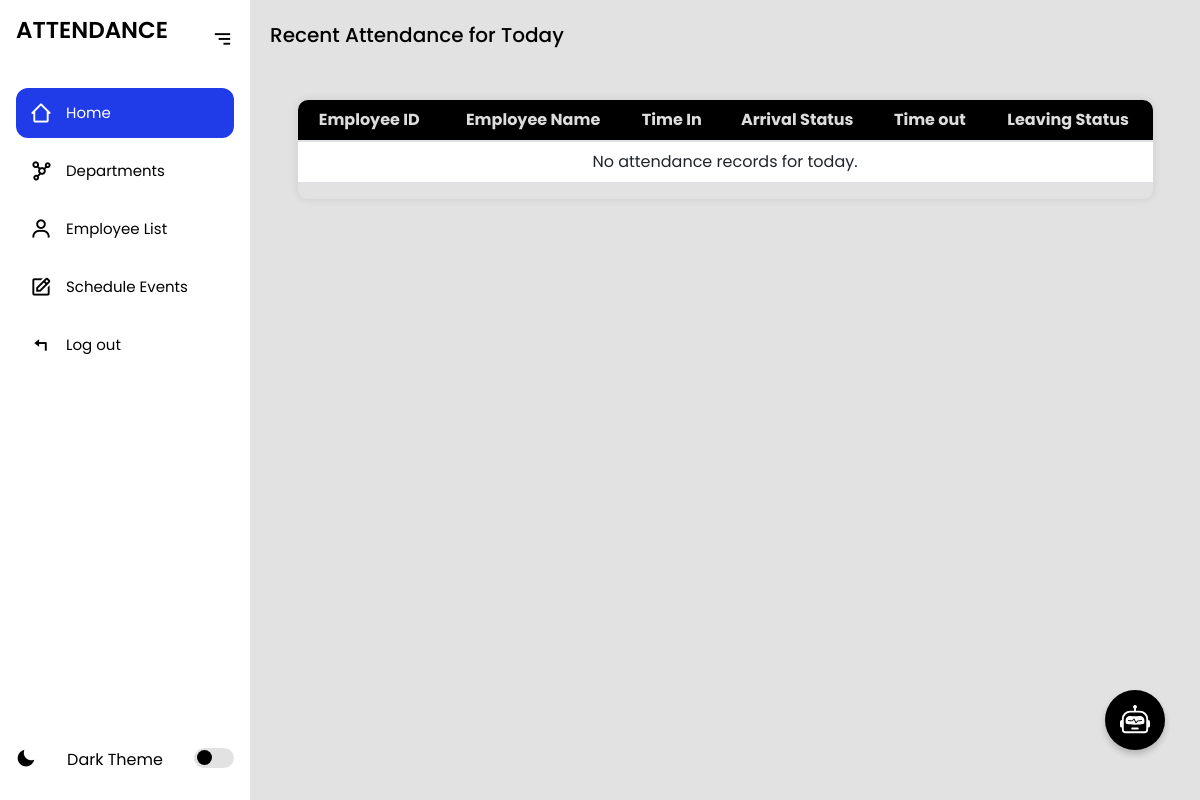
Page /admin_dashboard/ (signed in) on the earlier database version.
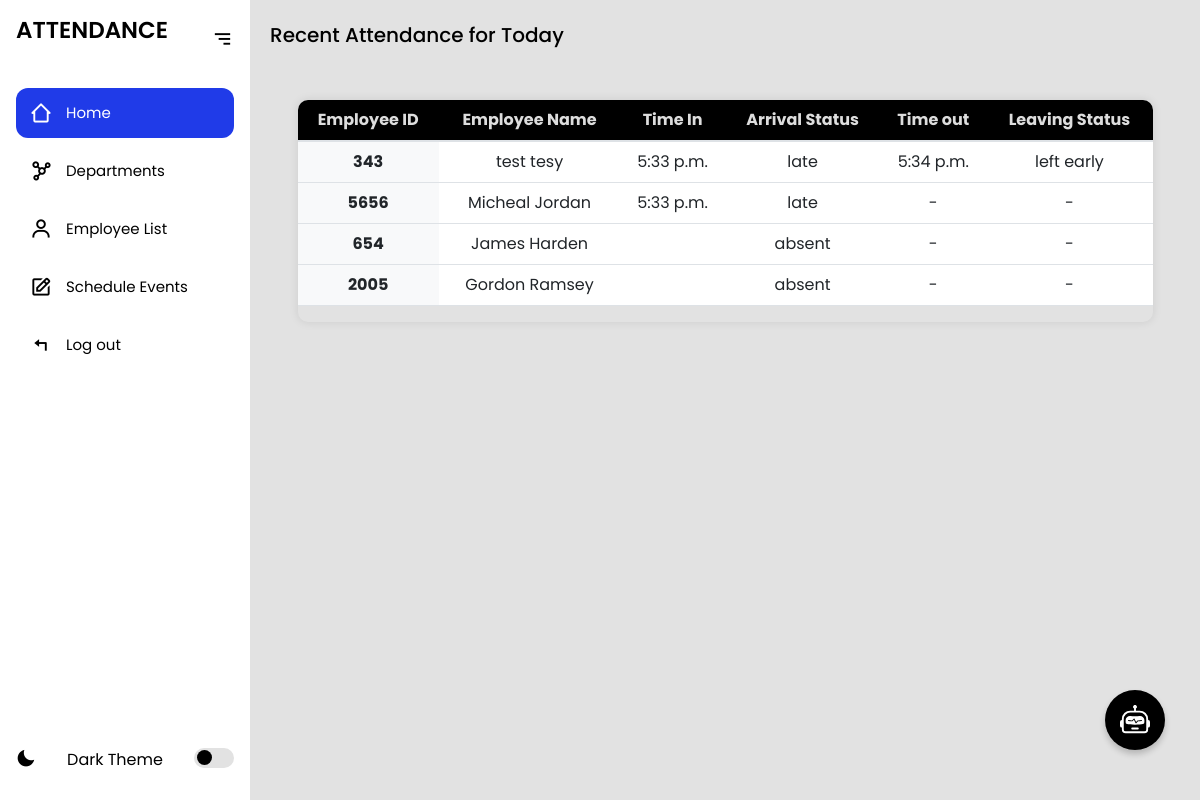
Same page on the later database version.
### myapp/models.py (models this page shows)
class Attendance(models.Model):
    employee = models.ForeignKey(Employee, on_delete=models.CASCADE)
    date = models.DateField()
    time_in = models.TimeField(null=True, blank=True)
    time_out = models.TimeField(null=True, blank=True)
    arrival_status = models.CharField(max_length=10, choices=[
        ('ontime', 'On Time'),
        ('late', 'Late'),
        ('absent', 'Absent'),
    ])
    timeout_status = models.CharField(max_length=10, choices=[  # New status for time_out
        ('ontime', 'On Time'),
        ('early', 'Left Early'),     # "Undertime"
        ('overtime', 'Overtime'),    # "Overtime"
    ], null=True, blank=True)
    class Meta:
        unique_together = ('employee', 'date')  # Ensure one record per employee per day
    def __str__(self):
        return f"{self.employee} - {self.date} - Arrival: {self.arrival_status}, Departure: {self.timeout_status}"

class Employee(models.Model):
    employee_id = models.CharField(max_length=100, unique=True)
    first_name = models.CharField(max_length=120)
    last_name = models.CharField(max_length=120)
    username = models.CharField(max_length=100, unique=True, default='defaultuser')
    password = models.CharField(max_length=128, default='defaultpassword')
    department_name = models.ForeignKey(Department, on_delete=models.CASCADE, related_name='employees')
    updated = models.DateTimeField(auto_now=True)
    created = models.DateTimeField(auto_now_add=True)
    def __str__(self):
        return f"{self.first_name} {self.last_name} ({self.employee_id})"
    class Meta:
        ordering = ['-updated', '-created']

### myapp/views.py (the view)
# urls.py: path('admin_dashboard/', views.admin_dashboard_view, name='admin_dashboard'),
@login_required
def admin_dashboard_view(request):
    today = timezone.now().astimezone(pytz.timezone('Asia/Manila')).date()
    attendance_records = Attendance.objects.filter(date=today)
    attendance_records = Attendance.objects.filter(date=today)
    print(f"Attendance records for today: {attendance_records}")
    if not attendance_records.exists():
        print("No attendance records found for today.")
    else:
        print(f"Found {attendance_records.count()} attendance records for today.")
    context = {
        'attendance_records': attendance_records
    }
    return render(request, 'admin_dashboard.html', context)

### myapp/templates/admin_dashboard.html (shortened to what this page needs)
{% extends 'index.html' %}
{% block content %}
<section class="home">
<p>Recent Attendance for Today</p>
    <div class="table-container">
    <table class="table">
        <thead>
            <tr>
                <th scope="col">Employee ID</th>
                <th scope="col">Employee Name</th>
                <th scope="col">Time In</th>
                <th scope="col">Arrival Status</th>
                <th scope="col">Time out</th>
                <th scope="col">Leaving Status</th>
            </tr>
        </thead>
        <tbody>
            {% for record in attendance_records %}
            <tr>
                <th scope="row">{{ record.employee.employee_id }}</th>
                <td>{{ record.employee.first_name }} {{ record.employee.last_name }}</td>
                <td>{{ record.time_in|time:"g:i a" }}</td>
                <td>{{ record.arrival_status }}</td>
                <td>{{ record.time_out|time:"g:i a" |default:"-" }}</td>
                <td>{{ record.timeout_status|default:"-" }}</td>
            </tr>
            {% empty %}
            <tr>
                <td colspan="6">No attendance records for today.</td>
            </tr>
            {% endfor %}
        </tbody>
    </table>
</div>
</section>
{% endblock %}

### myapp/templates/index.html (shortened to what this page needs)
<!DOCTYPE html>
<html lang="en">
  <head>
    {% load static %}
    <link rel="stylesheet" href="{% static 'css/styles.css' %}">
    <link rel="stylesheet" href="{% static 'css/chatbot.css' %}">
    <link href="https://cdn.jsdelivr.net/npm/bootstrap@5.3.0/dist/css/bootstrap.min.css" rel="stylesheet">
     <link
      href="https://unpkg.com/boxicons@2.1.4/css/boxicons.min.css"
      rel="stylesheet"
    />
  </head>
  <body>
    <section class="sidebar">
      <div class="nav-header">
        <p class="logo"> ATTENDANCE</p>
        <i class="bx bx-menu btn-menu"></i>
      </div>
      <ul class="nav-links">
        {% url 'admin_dashboard' as admin_dashboard_url %}
        {% url 'departments' as departments_url %}
        {% url 'employeelist' as employeelist_url %}
        {% url 'logout' as logout_url %}
        {% url 'schedule_list' as custom_url %}
        <li class="{% if request.path == admin_dashboard_url %}active{% endif %}">
            <a href="{{ admin_dashboard_url }}">
                <i class="bx bx-home-alt-2"></i>
                <span class="title">Home</span>
            </a>
        </li>
        <li class="{% if request.path == departments_url %}active{% endif %}">
            <a href="{{ departments_url }}">
                <i class="bx bx-network-chart"></i>
                <span class="title">Departments</span>
            </a>
        </li>
        <li class="{% if request.path == employeelist_url %}active{% endif %}">
            <a href="{{ employeelist_url }}">
                <i class="bx bx-user"></i>
                <span class="title">Employee List</span>
            </a>
        </li>
        <li class="{% if request.path == custom_url %}active{% endif %}">
          <a href="{{ custom_url }}">
              <i class="bx bx-edit"></i>
              <span class="title">Schedule Events</span>
          </a>
      </li>
        <li class="{% if request.path == logout_url %}active{% endif %}">
            <a href="{{ logout_url }}">
                <i class="bx bx-reply"></i>
                <span class="title">Log out</span>
            </a>
        </li>
      </ul>
       <div class="theme-wrapper">
        <i class="bx bxs-moon theme-icon"></i>
        <p>Dark Theme</p>
        <div class="theme-btn">
          <span class="theme-ball"></span>
        </div>
      </div>
    </section>
     {% block content %}
    {% endblock %}
<button id="toggleChatbot">
</button>
  </body>
</html>

### myapp/static/css/styles.css (style rules this page uses)
* { margin: 0; padding: 0; box-sizing: border-box; font-family: "Poppins", sans-serif; --color-hover: rgb(32, 59, 232); --transition: all 0.2s ease; }
:root { --color-white: #fff; --color-black: #000; --color-bg: #e2e2e2; }
.sidebar { position: fixed; top: 0; left: 0; z-index: 100; width: 78px; height: 100%; background: var(--color-white); padding: 8px 16px; transition: var(--transition); }
.sidebar.expand { width: 250px; transition: var(--transition); }
.nav-header { height: 60px; display: flex; align-items: center; position: relative; }
.nav-header .logo { color: var(--color-black); font-size: 23px; font-weight: 600; opacity: 0; transition: var(--transition); }
.sidebar.expand .nav-header .logo { opacity: 1; transition: var(--transition); }
.nav-header .btn-menu { position: absolute; color: var(--color-black); top: 50%; right: 0; transform: translateY(-50%); font-size: 23px; cursor: pointer; margin-right: 10px; }
.nav-links li.active a { background: var(--color-hover); }
.nav-links li.active i { color: var(--color-white); }
.nav-links li.active a .title { color: var(--color-white); }
.sidebar.expand .nav-header .btn-menu { margin-right: 0; }
.nav-links { margin-top: 20px; height: 100%; padding-left: 0px; }
.nav-links li { position: relative; margin: 8px 0; list-style: none; }
.nav-links i { color: var(--color-black); height: 50px; min-width: 50px; font-size: 23px; text-align: center; line-height: 50px; }
.nav-links li a { display: flex; height: 100%; width: 100%; border-radius: 12px; align-items: center; text-decoration: none; background: var(--color-white); }
.nav-links li a .title { color: var(--color-black); font-size: 15px; font-weight: 400; white-space: nowrap; display: none; transition: var(--transition); }
.sidebar.expand .nav-links li a .title { display: block; transition: var(--transition); }
.theme-wrapper { position: fixed; bottom: 0; display: flex; justify-content: space-between; height: 60px; width: 250px; left: 0; padding: 8px 16px; }
.theme-wrapper .theme-icon { font-size: 20px; color: var(--color-black); display: none; transition: var(--transition); }
.sidebar.expand .theme-wrapper .theme-icon { display: block; }
.theme-wrapper p { font-size: 16px; color: var(--color-black); font-weight: 400; display: none; transition: var(--transition); }
.sidebar.expand .theme-wrapper p { display: block; }
.theme-wrapper .theme-btn { width: 40px; height: 20px; background: var(--color-bg); border-radius: 30px; position: relative; cursor: pointer; }
.theme-wrapper .theme-btn .theme-ball { position: absolute; width: 15px; height: 15px; background: var(--color-black); border-radius: 50%; top: 2px; left: 3px; transition: var(--transition); }
.home { position: relative; top: 0; left: 78px; width: calc(100% - 78px); min-height: 100vh; background: var(--color-bg); z-index: 6; transition: var(--transition); }
.sidebar.expand ~ .home { left: 250px; width: calc(100% - 250px); transition: var(--transition); }
.home p { font-size: 20px; font-weight: 500; color: var(--color-black); display: inline-block; margin: 20px; white-space: nowrap; }
button { padding: 10px; background-color: rgb(32, 59, 232); color: white; border: none; cursor: pointer; }
.table-container { width: 90%; max-height: 300px; overflow-y: scroll; margin: 30px auto; border-radius: 10px; box-shadow: 0 0 10px rgba(0, 0, 0, 0.1); }
.table-container { scrollbar-width: thin; scrollbar-color: transparent transparent; }
.table { width: 100%; background-color: transparent; border-collapse: collapse; }
.table th, .table td { padding: 0.75rem; vertical-align: top; border: px solid #000000; }
.table thead th { position: sticky; top: 0; z-index: 10; vertical-align: bottom; border-bottom: 2px solid #dee2e6; background-color: #000000; text-align: left; color: #ddd; text-align: center; }
.table th { font-weight: bold; background-color: #f8f9fa; }
.table tr:nth-child(even) { background-color: #f2f2f2; }
.table tr:nth-child(odd) { background-color: #f2f2f2; }
.table td { text-align: center; }
.table th[scope="row"] { background-color: #f8f9fa; text-align: center; }

### myapp/static/css/chatbot.css (style rules this page uses)
#toggleChatbot { z-index: 999; position: fixed; bottom: 50px; right: 35px; background: #000000; color: white; border: none; padding: 15px; border-radius: 50%; box-shadow: 0px 4px 6px rgba(0, 0, 0, 0.2); font-size: 16px; cursor: pointer; transition: background 0.3s ease; }

Differences in the rows shown:
added Attendance: employee.employee_id "343", employee.first_name "test", employee.last_name "tesy", time_in "5:33 p.m.", arrival_status "late", time_out "5:34 p.m.", timeout_status "left early"
added Attendance: employee.employee_id "5656", employee.first_name "Micheal", employee.last_name "Jordan", time_in "5:33 p.m.", arrival_status "late", time_out "-", timeout_status "-"
added Attendance: employee.employee_id "654", employee.first_name "James", employee.last_name "Harden", arrival_status "absent", time_out "-", timeout_status "-"
added Attendance: employee.employee_id "2005", employee.first_name "Gordon", employee.last_name "Ramsey", arrival_status "absent", time_out "-", timeout_status "-"
Other differences:
text no longer shown: "No attendance records for today."
